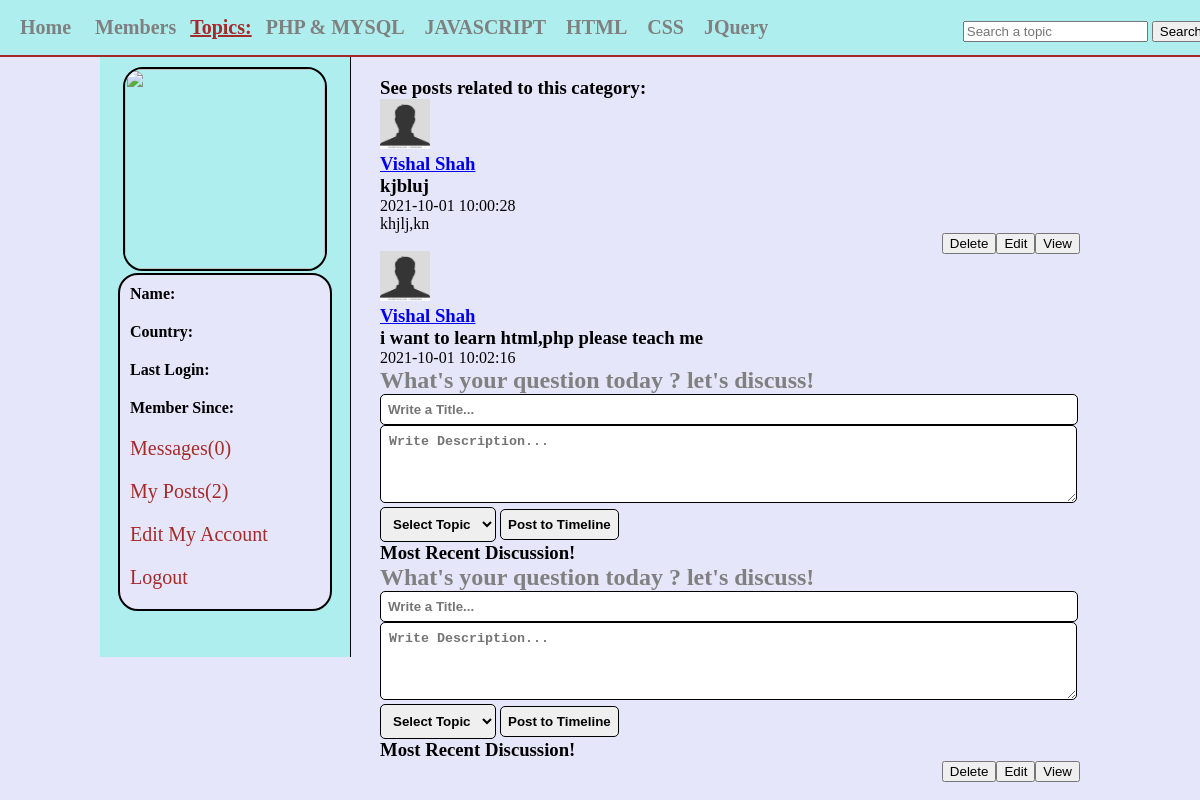
Page /topic.php?topic=2 on the committed database.
### tables this page shows
CREATE TABLE `topics` (
  `topic_id` int(11) NOT NULL,
  `topic_name` varchar(20) NOT NULL
);

CREATE TABLE `posts` (
  `post_id` int(11) NOT NULL,
  `user_id` int(11) NOT NULL,
  `topic_id` int(11) NOT NULL,
  `post_title` text NOT NULL,
  `post_content` text NOT NULL,
  `post_date` timestamp NOT NULL DEFAULT current_timestamp() ON UPDATE current_timestamp()
);

CREATE TABLE `users` (
  `user_id` int(11) NOT NULL,
  `user_name` varchar(255) NOT NULL,
  `user_pass` varchar(255) NOT NULL,
  `user_email` varchar(255) NOT NULL,
  `user_country` text NOT NULL,
  `user_gender` text NOT NULL,
  `user_birthday` text NOT NULL,
  `user_image` text NOT NULL,
  `user_reg_date` text NOT NULL,
  `last_last_login` text NOT NULL,
  `status` text NOT NULL,
  `ver_code` int(100) NOT NULL,
  `posts` text NOT NULL
);

### topic.php (the view, shortened to what this page needs)
<!DOCTYPE html>
<?Php
include("functions/functions.php");
?>
<html lang="en">
<head>
    <link rel="stylesheet" href="styles/home_style.css" media="all" />
</head>
<body>
    <div class="container">
        <div id="head_wrap">
            <div id="header">
                <ul id="menu">
                    <li><a href="home.php">Home</a></li>
                    <li><a href="members.php">Members</a></li>
                    <strong>Topics:</strong>
                    <?php
                    $get_topics = "select * from topics";
                    $run_topics = mysqli_query($con, $get_topics);
                    while ($row = mysqli_fetch_array($run_topics)) {
                        $topic_id = $row['topic_id'];
                        $topic_name = $row['topic_name'];
                        echo "<li><a href='topic.php?topic=$topic_id'>$topic_name</a></li>";
                    }
                    ?>
                </ul>
                <form method="get" action="result.php" id="form1">
                    <input type="text" name="user_query" placeholder="Search a topic" />
                    <input type="Submit" name="search" value="Search" />
                </form>
            </div>
        </div>
        <div class="content">
            <div id="user_timeline">
                <div id="user_details">
                    <?php
                    $user = $_SESSION['user_email'];
                    $get_user = "select * from users where user_email='$user'";
                    $run_user = mysqli_query($con, $get_user);
                    $row = mysqli_fetch_array($run_user);
                    $user_id = $row['user_id'];
                    $user_name = $row['user_name'];
                    $user_country = $row['user_country'];
                    $user_image = $row['user_image'];
                    $user_reg_date = $row['user_reg_date'];
                    $last_last_login = $row['last_last_login'];
                    $user_posts = "select * from posts where user_id='$user_id'";
                    $run_posts = mysqli_query($con, $user_posts);
                    $posts = mysqli_num_rows($run_posts);
                    $sel_msg = "select * from messages where receiver='$user_id' AND status='unread' ORDER by 1 DESC";
                    $run_msg = mysqli_query($con, $sel_msg);
                    $count_msg = mysqli_num_rows($run_msg);
                    echo "<center>
                    <img src='users/$user_image' width='200' height='200'/></center>
                    <div id='user_mention'>
                    <p><strong>Name:</strong>$user_name</p>
                    <p><strong>Country:</strong>$user_country</p>
                    <p><strong>Last Login:</strong>$last_last_login</p>
                    <p><strong>Member Since:</strong>$user_reg_date</p>
                    <p><a href='my_messages.php?inbox&u_id=$user_id'>Messages($count_msg)</a></p>
                    <p><a href='my_posts.php?u_id=$user_id'>My Posts($posts)</a></p>
                    <p><a href='edit_profile.php?u_id=$user_id'>Edit My Account</a></p>
                    <p><a href='logout.php'>Logout</a></p>
                    </div>
                    ";
                    ?>
                </div>
            </div>
            <div id="content_timeline">
                <h3>See posts related to this category:</h3>
                <?Php show_topics();
                ?>
            </div>
        </div>
    </div>
</body>
</html>

### functions/functions.php (shortened to what this page needs)
<?php
$con = mysqli_connect("localhost", "root", "", "social_media") or die("connection was not established");
function show_topics()
{
    global $con;
    if (isset($_GET['topic'])) {
        $id = $_GET['topic'];
    }
    $get_posts = "select * from posts where topic_id='$id'";
    $run_posts = mysqli_query($con, $get_posts);
    while ($row_posts = mysqli_fetch_array($run_posts)) {
        $post_id = $row_posts['post_id'];
        $user_id = $row_posts['user_id'];
        $post_title = $row_posts['post_title'];
        $content = $row_posts['post_content'];
        $post_date = $row_posts['post_date'];
        $user = "select * from users where user_id='$user_id' AND posts='yes'";
        $run_user = mysqli_query($con, $user);
        $row_user = mysqli_fetch_array($run_user);
        $user_name = $row_user['user_name'];
        $user_image = $row_user['user_image'];
        echo "<div id = 'posts'>
        <p><img src='users/$user_image' width='50' height='50' ></p>
        <h3><a href='user_profile.php?user_id=$user_id'>$user_name</a></h3>
        <h3>$post_title</h3>
        <p>$post_date</p>
        <p>$content</p>
        <a href='single.php?post_id=$post_id' style='float:right;'><button>View</button></a>
        <a href='edit_post.php?post_id=$post_id' style='float:right;'><button>Edit</button></a>
        <a href='functions/delete_post.php?post_id=$post_id' style='float:right;'><button>Delete</button></a>
        </div><br/>";
    }
}

### styles/home_style.css (style rules this page uses)
html, body, div, span, applet, object, iframe, h1, h2, h3, h4, h5, h6, p, blockquote, pre, a, abbr, acronym, address, big, cite, code, del, dfn, em, img, ins, kbd, q, s, samp, small, strike, strong, sub, sup, tt, var, b, u, i, center, dl, dt, dd, ol, ul, li, fieldset, form, label, legend, table, caption, tbody, tfoot, thead, tr, th, td, article, aside, canvas, details, embed, figure, figcaption, footer, header, hgroup, menu, nav, output, ruby, section, summary, time, mark, audio, video { margin: 0; padding: 0; border: 0; }
body { background-color: #E6E6FA; }
.container { margin: 0; padding: 0; background: #E6E6FA; }
#head_wrap { width: 100%; height: 35px; margin: 0 auto; border-bottom: 2px solid brown; padding: 10px; background: #AFEEEE; }
#header { margin: 0 auto; width: 1200px; height: 100px; }
#menu { line-height: 35px; padding: 0; margin: 0; float: left; }
#menu li { display: inline; list-style: none; }
#menu a { margin: 5px; padding: 5px; text-decoration: none; color: gray; font-size: 20px; font-weight: bold; }
#menu strong { font-size: 20px; text-decoration: underline; color: brown; }
#form1 { float: right; line-height: 35px; padding-top: 3px; }
.content { width: 1000px; margin: 0 auto; }
#user_timeline { background: #AFEEEE; width: 250px; float: left; height: 600px; border-right: 1px solid black; }
#user_details { padding: 10px; }
#user_details img { border: 2px solid black; border-radius: 20px; }
#user_details p { margin-bottom: 10px; padding: 5px; }
#user_details a { color: brown; font-size: 20px; text-decoration: none; }
#user_mention { background: #E6E6FA; border: 2px solid black; border-radius: 20px; width: 200px; margin: 0 auto; padding: 5px; }
#content_timeline { float: right; width: 700px; padding: 20px; }
#f input { padding: 7px; border: 1px solid black; border-radius: 5px; font-weight: bolder; }
#f textarea { padding: 8px; border: 1px solid black; border-radius: 5px; font-weight: bolder; }
#f select { padding: 8px; border: 1px solid black; border-radius: 5px; font-weight: bolder; }
#f h2 { color: gray; font-family: Sansational; }

### rows in the picture
topics: topic_name "PHP & MYSQL"
topics: topic_name "JAVASCRIPT"
topics: topic_name "HTML"
topics: topic_name "CSS"
topics: topic_name "JQuery"
posts: user.user_image (placeholder picture), user.user_name "Vishal Shah", post_title "kjbluj", post_date "2021-10-01 10:00:28", post_content "khjlj,kn"
posts: user.user_image (placeholder picture), user.user_name "Vishal Shah", post_title "i want to learn html,php please teach me", post_date "2021-10-01 10:02:16"

### other values in the picture
$count_msg "0"
$posts "2"
